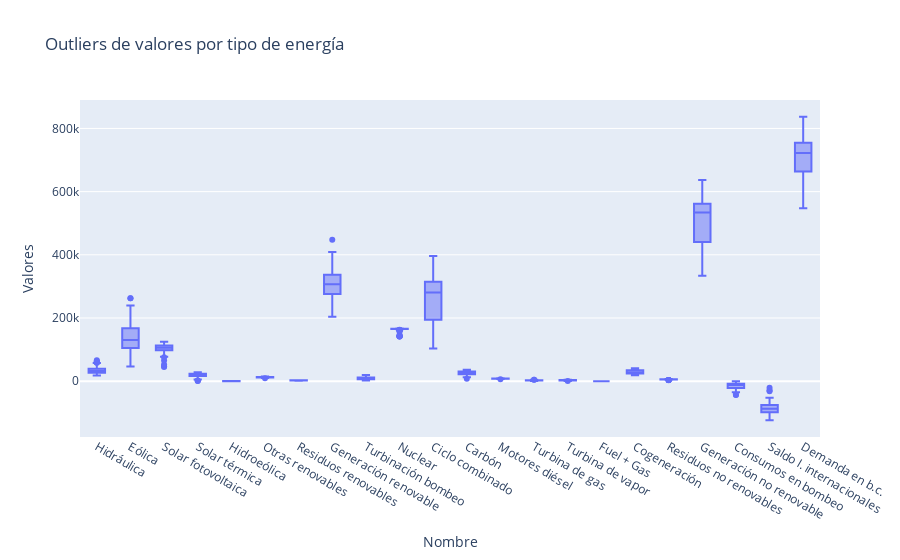

The notebook cell saved with this chart:
### Markdown cell above
## Manejo de outliers

### Code cell
fig = px.box(balance_df,
            x = 'nombre',
            y = 'Valores',
            title = 'Outliers de valores por tipo de energía')

fig.update_layout(
    xaxis_title = 'Nombre',
    yaxis_title = "Valores",
)

fig.show()

### Figure 1 — Plotly figure (JSON) as saved in the notebook; plotly's stock layout.template omitted (floating-point values rounded to 4 significant figures; data arrays with more than 128 entries replaced by an {"elided": "..."} marker saying what was removed)
{"data": [{"alignmentgroup": "True", "hovertemplate": "nombre=%{x}<br>Valores=%{y}<extra></extra>", "legendgroup": "", "marker": {"color": "#636efa"}, "name": "", "notched": false, "offsetgroup": "", "orientation": "v", "showlegend": false, "type": "box", "x": {"elided": "2122 str values"}, "x0": " ", "xaxis": "x", "y": {"elided": "2122 float values"}, "y0": " ", "yaxis": "y"}], "layout": {"boxmode": "group", "legend": {"tracegroupgap": 0}, "title": {"text": "Outliers de valores por tipo de energía"}, "xaxis": {"anchor": "y", "domain": [0, 1], "title": {"text": "Nombre"}}, "yaxis": {"anchor": "x", "domain": [0, 1], "title": {"text": "Valores"}}}}
